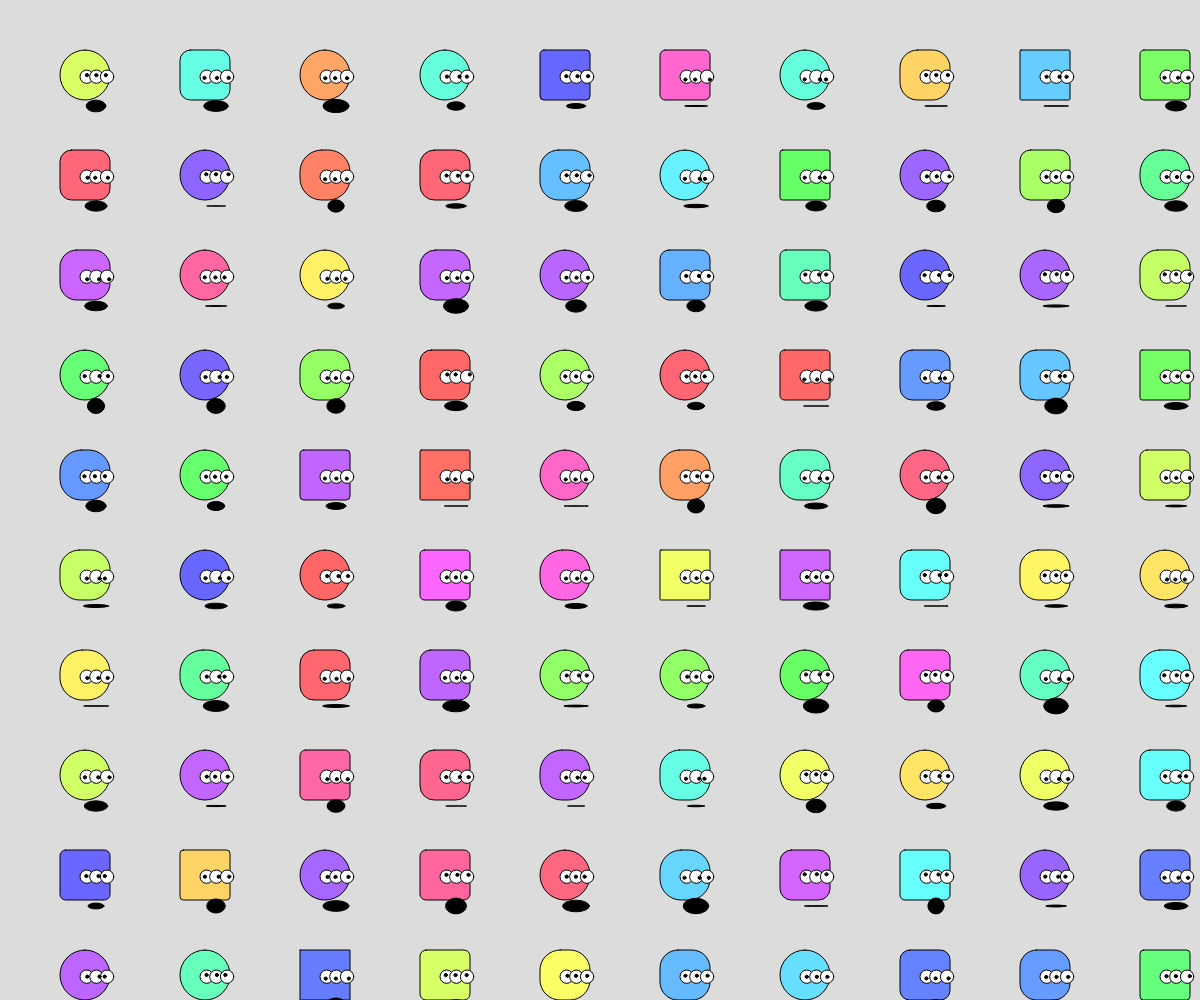
Frame 1 (no input)
Frame 60 (no input): identical to frame 1, image omitted
Frame 120 (the mouse pressed at the canvas centre since frame 60): identical to frame 1, image omitted

The p5.js sketch that drew this single still picture (run headless with seeded random() and noise() and a simulated clock; from frame 60 on, the mouse is pressed at the canvas centre):

// p5.js sketch
// ── sketch.js
function setup() {
  createCanvas(windowWidth, windowHeight);

  background(220);

  //disegno glifi
  let numeroGlifi = 100;
  let numeroColonne = ceil(sqrt(numeroGlifi));
  let numeroRighe = sqrt(numeroGlifi);

  let dimColonna = windowWidth/numeroColonne;
  let dimRiga = windowHeight/numeroRighe;

  let xCorrente = 0;
  let yCorrente = 0;

  for(let g = 0; g < numeroGlifi; g++) {
    mioGlifo(xCorrente + dimColonna/2, yCorrente + dimRiga/2, dimRiga*0.8 );
    xCorrente = xCorrente + dimColonna;

    if(xCorrente >= windowWidth) {
      xCorrente = 0;
      yCorrente = yCorrente + dimRiga;
    }
  }

}

function draw() {
  //
}


function mioGlifo(_x, _y, _size, _corners) {
  push();

  translate(_x, _y);


  for(let i = 0; i < 1; i++) {

    colorMode (HSB)
    
    const formaTesta = random (0, _size/2);
    const coloreTesta = color(random(360), 60, 100);

    const aperturaBocca = random (-1, _size*0.2);
    const larghezzaBocca = random (_size/3, _size/5);

    const xPupilla1 = random (_size/3.3, _size/2.9);
    const xPupilla2 = random (_size/2, _size/2.3);
    const xPupilla3 = random (_size/1.6, _size/1.8);
    const yPupilla = random (_size/2.7, _size/3.3);

    push();

    fill(coloreTesta);
    square(0, 0, 50, formaTesta);
    
    fill("black");
    ellipse(_size*0.45, _size*0.7, larghezzaBocca, aperturaBocca);
    
    fill("white");
    circle (_size/3, _size/3, _size/6);
    circle (_size/2.2, _size/3, _size/6);
    circle (_size/1.7, _size/3, _size/6);

    fill("black");
    circle(xPupilla1, yPupilla, _size/25);
    circle(xPupilla2, yPupilla, _size/25);
    circle(xPupilla3, yPupilla, _size/25);

    pop();
  }

  pop();
}
